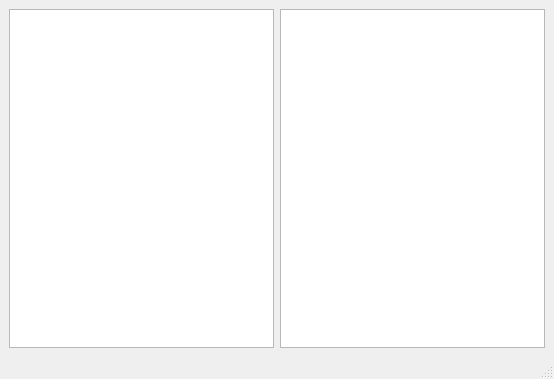
<?xml version="1.0" encoding="UTF-8"?>
<ui version="4.0">
 <class>NddPluginImplement</class>
 <widget class="QMainWindow" name="NddPluginImplement">
  <property name="geometry">
   <rect>
    <x>0</x>
    <y>0</y>
    <width>554</width>
    <height>379</height>
   </rect>
  </property>
  <property name="windowTitle">
   <string>简繁转换面板 - Demo</string>
  </property>
  <widget class="QWidget" name="centralwidget">
   <layout class="QHBoxLayout" name="horizontalLayout">
    <item>
     <widget class="QTextEdit" name="textEdit"/>
    </item>
    <item>
     <widget class="QTextBrowser" name="textBrowser"/>
    </item>
   </layout>
  </widget>
  <widget class="QMenuBar" name="menubar">
   <property name="geometry">
    <rect>
     <x>0</x>
     <y>0</y>
     <width>554</width>
     <height>27</height>
    </rect>
   </property>
  </widget>
  <widget class="QStatusBar" name="statusbar"/>
 </widget>
 <resources/>
 <connections/>
</ui>
